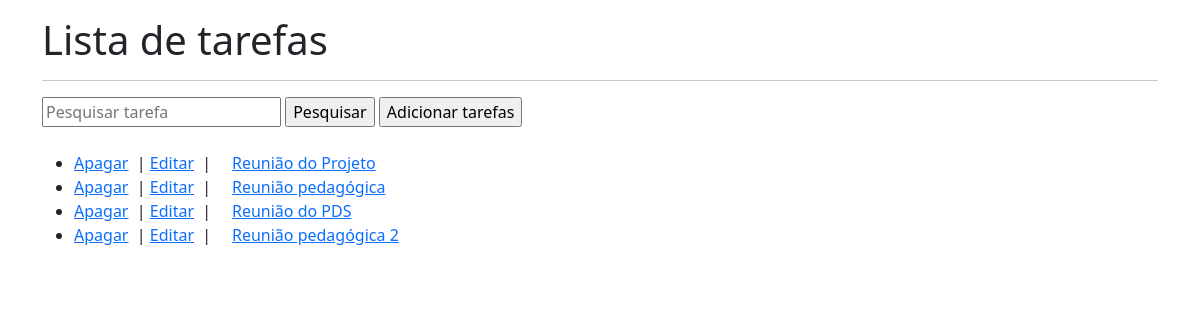
The page / on the database its author committed.
### task/models.py (models this page shows, shortened)
class Tarefa(models.Model):
    titulo = models.CharField(max_length=30)
    descricao = models.TextField()
    data =  models.DateTimeField(auto_now_add=True)

### task/views.py (the view)
# urls.py: path('', views.listaView ),
def listaView(request):
    if (request.method == 'POST'):
        termo = request.POST['pesquisa']
        tarefas = Tarefa.objects.filter(titulo__icontains=termo)
    else:
        tarefas = Tarefa.objects.all()
    return render (request, 'lista.html',{'tarefas':tarefas})

### task/templates/lista.html (shortened to what this page needs)
<!doctype html>
<html lang="pt">
  <head>
    <link href="https://cdn.jsdelivr.net/npm/bootstrap@5.1.1/dist/css/bootstrap.min.css" rel="stylesheet">
  </head>
  <body>
    <div class="container">
        <h1>Lista de tarefas</h1>
        <hr/>
        <div>
            <form action="" method="post">
                <input type="text" name="pesquisa" id="p" placeholder="Pesquisar tarefa">
                <input type="submit" value="Pesquisar">
                <a href="formCadastroTarefa/"><input type="button" value="Adicionar tarefas"></a>
            </form>
            <br/>
            <ul>
                {% for tarefa in tarefas %}
                <li>
                  <span> <a href="delTarefa/{{tarefa.id}}">Apagar</a></span>
                   &nbsp;|
                   <span> <a href="editTarefa/{{tarefa.id}}">Editar</a></span>
                   &nbsp;| &nbsp;&nbsp;&nbsp;
                   <span><a href="tarefa/{{tarefa.id}}">{{tarefa.titulo}}</a></span>
                </li>
                {% endfor %}
            </ul>
        </div>
    </div>
  </body>
</html>

### rows shown on the page
Tarefa: titulo "Reunião do Projeto"
Tarefa: titulo "Reunião pedagógica"
Tarefa: titulo "Reunião do PDS"
Tarefa: titulo "Reunião pedagógica 2"
